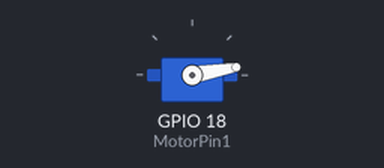
A sketch run on a simulated ESP32. Shown: servo.

Above: at 0.05 s.
Timing chart, 0 to 3.0 s (numbered marks = the images above):
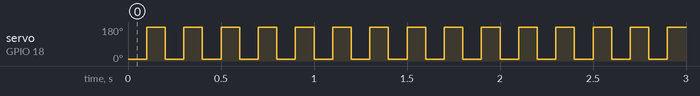

The sketch:

sketch_jul26a.ino
```cpp
#include<ESP32Servo.h>
Servo myservo;
// Servo myservo1;
// Servo myservo2;

#define MotorPin1 18
void setup() {
  myservo.attach(MotorPin1); // put your setup code here, to run once:

}

void loop() {

  myservo.write(10);
  delay(100);
  myservo.write(180);
  delay(100);// put your main code here, to run repeatedly:

}
```

Measured:
- by itself, servo on GPIO 18 (MotorPin1): alternates 180° for 0.10 s and 10° for 0.10 s
